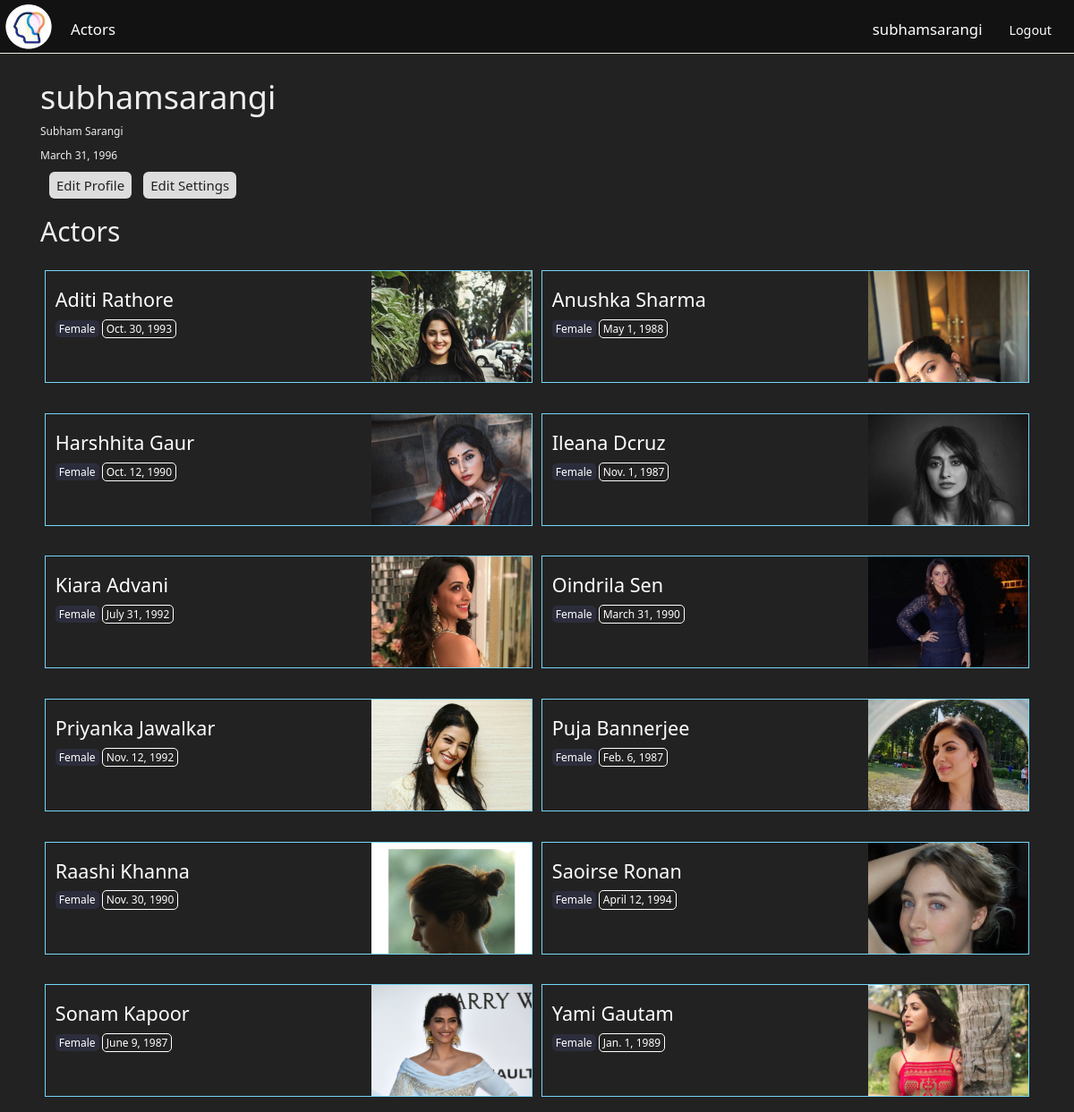
The page /profile/subhamsarangi/ (signed in) on the database as committed earlier.
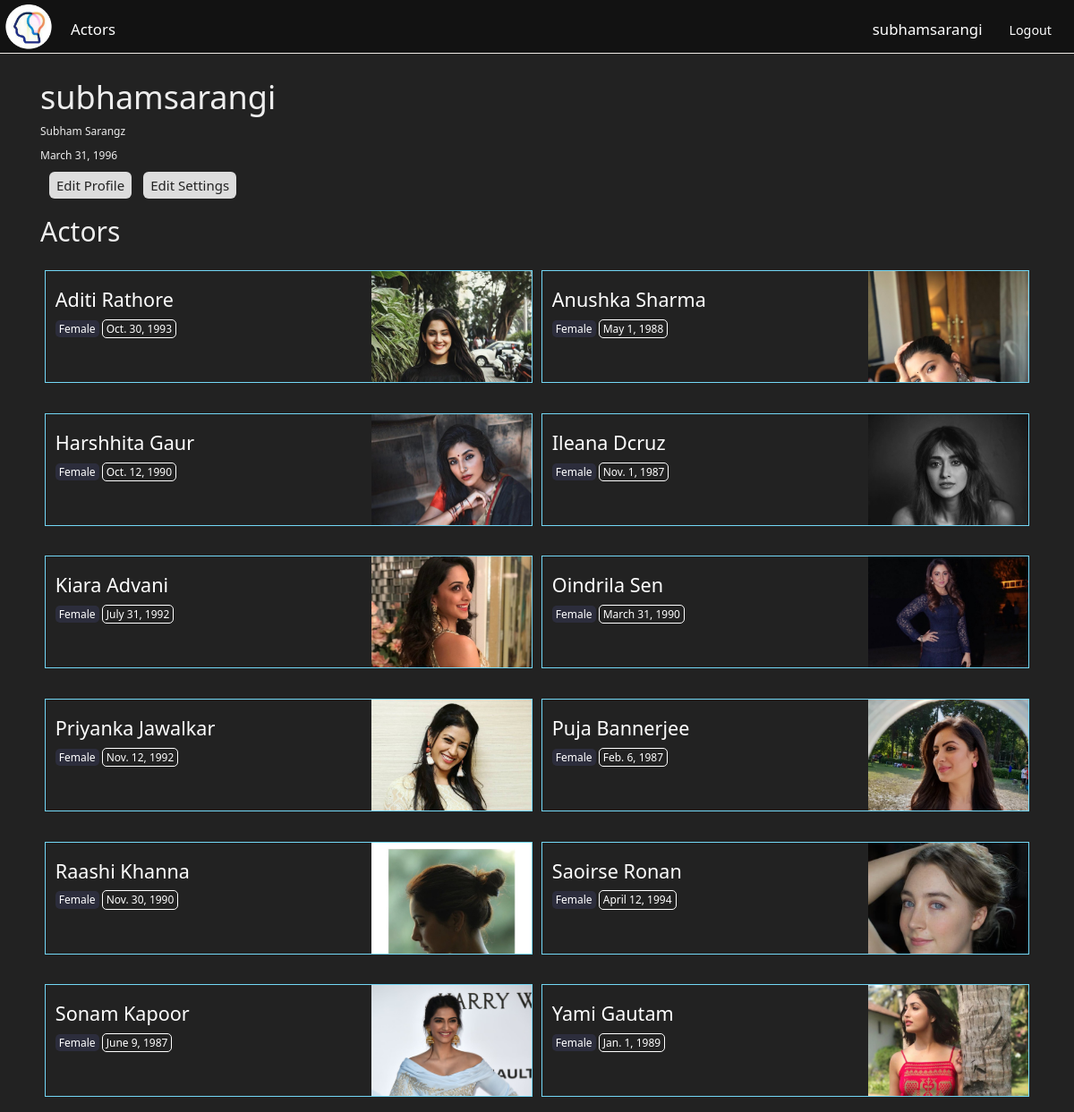
The same page on the database as committed later.
### things/models.py (models this page shows, shortened)
class Profile(models.Model):
    owner           =models.ForeignKey(User)
    first_name      =models.CharField(max_length=50, blank=True, null=True,validators=[alphanumspacedash])
    last_name       =models.CharField(max_length=50, blank=True, null=True, validators=[alphanumspacedash])
    dob             =models.DateField(blank=True, default='1989-01-01', null=True)
    slug            =models.SlugField(blank=True, null=True)
    timestamp       =models.DateTimeField(auto_now_add=True)
    updated         =models.DateTimeField(auto_now=True)
    class Meta:
        ordering = ('owner','timestamp',)

### things/views.py (the view)
# urls.py: url(r'^profile/(?P<slug>[\w-]+)/$', views.ProfileView.as_view(), name='profile'),
class ProfileView(DetailView, LoginRequiredMixin):
    def get_queryset(self):
        return Profile.objects.filter(owner=self.request.user)

### things/models.py (called while the page is built)
    def get_absolute_url(self):
        return reverse('things:actor', kwargs={'slug':self.slug})

### things/templates/things/profile_detail.html (shortened to what this page needs)
{%extends "base.html"%}
{%block content%}
<div id="things_heading" class="col-xs-12">
    <h1>{{object.owner}}</h1>
    <p>{%if object.first_name%}{{object.first_name}}{%endif%} {%if object.last_name%}{{object.last_name}}{%endif%}</p>
    <p>{%if object.dob%}{{object.dob}}{%endif%}</p>
</div>
{%if request.user == object.owner%}
<br>
<div id="generic_buttons" class="col-xs-12">
    <button class="generic_edit">
        <a href='{% url "things:edit_profile" object.id object.slug %}'>Edit Profile</a>
    </button>
    <button class="generic_edit">
        <a href='{% url "things:edit_settings" object.id object.slug %}'>Edit Settings</a>
    </button>
</div>
<br>
{%endif%}
<div class="col-xs-12">
    <h2>Actors</h2>
    {% for obj in object.owner.actor_set.all %}
        <div class="col-xs-12 col-sm-6 generic_card_wrapper">
            <div class="generic_card">
                <div class="generic_card_text col-xs-8">
                    <h2>{{obj.name}}<i class="{{ obj.country.flag_css }}"></i></h2>
                    <div>
                        <p class="generic_card_info2">{{obj.get_gender_display}}</p>
                        <p class="generic_card_info1">{{obj.dob}}</p>
                    </div>
                </div>
                <div class="generic_card_img col-xs-4">
                    <img src="{{obj.image.url}}" alt="{{obj.name}} image">
                </div>
            </div>
        </div>
    {%endfor%}
</div>
{%endblock content%}

Rows that differ between the two databases and show on the page:
changed Profile "Subham": last_name "Sarangi" → "Sarangz"
